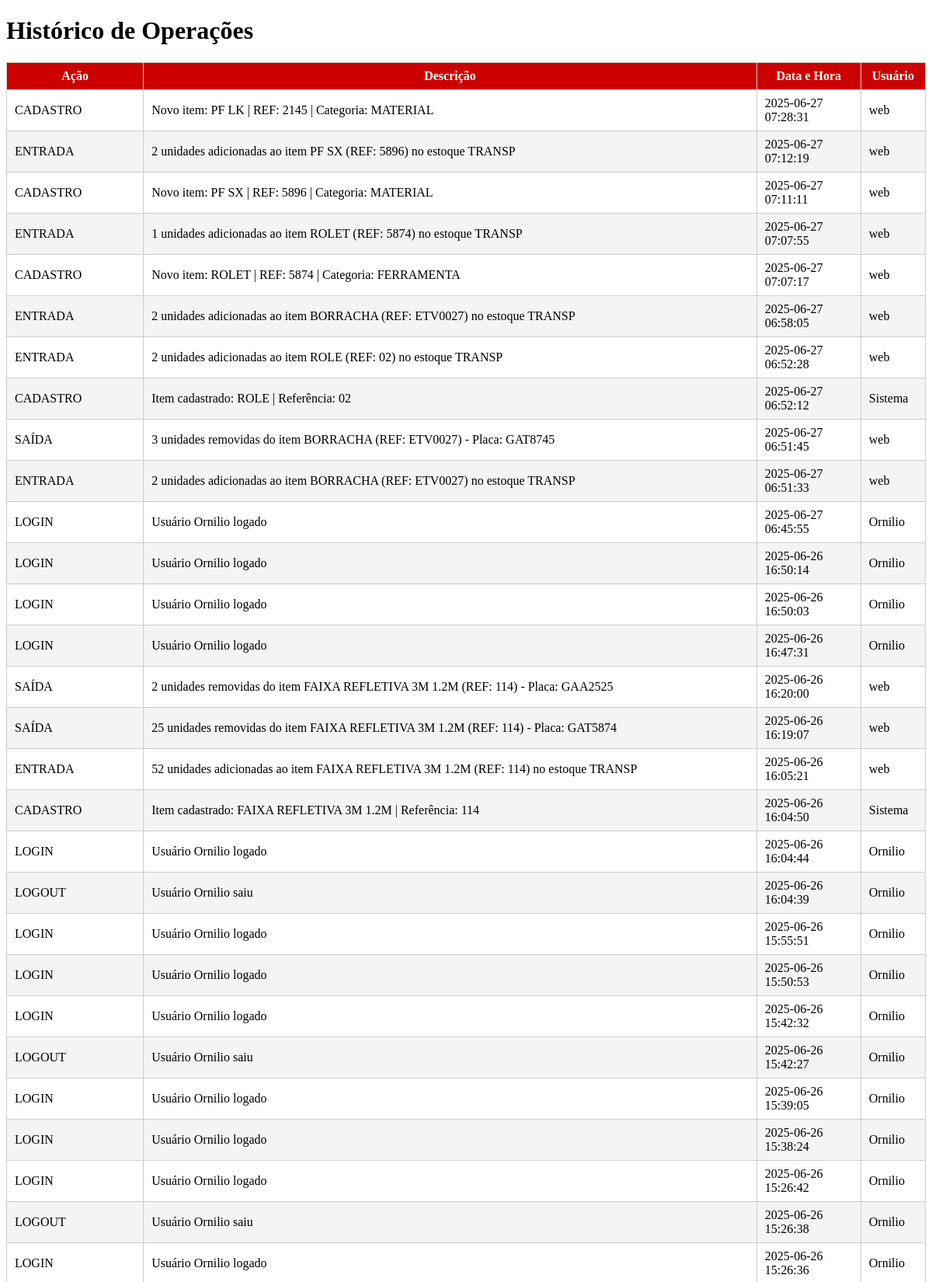
Page /logs/ (signed in, upper part) on the committed database.
### tables this page shows
CREATE TABLE logs (
        id INTEGER PRIMARY KEY AUTOINCREMENT,
        acao TEXT NOT NULL,
        descricao TEXT,
        data_hora TEXT NOT NULL,
        usuario TEXT
    );

### routes/logs.py (the view)
@logs_bp.route('/')
def visualizar_logs():
    conn = conectar_db()
    cursor = conn.cursor()
    cursor.execute("SELECT acao, descricao, data_hora, usuario FROM logs ORDER BY data_hora DESC")
    logs = cursor.fetchall()
    conn.close()
    return render_template("logs.html", logs=logs)

### app.py (called while the page is built)
@app.before_request
def proteger_rotas():
    print(f"DEBUG - Endpoint acessado: {request.endpoint}")
    rotas_livres = [
        'auth.login',
        'static',
        'usuarios.cadastro_usuario',
    ]
    if 'usuario' not in session and request.endpoint not in rotas_livres:
        flash("Sua sessão expirou. Faça login novamente.", "erro")
        return redirect('/')

### models.py (called while the page is built)
def conectar_db():
    conn = sqlite3.connect(DB_PATH)
    conn.row_factory = sqlite3.Row
    return conn

### templates/logs.html (shortened to what this page needs)
<!DOCTYPE html>
<html lang="pt-br">
<head>
</head>
<body>
    <h1>Histórico de Operações</h1>
    <table>
        <thead>
            <tr>
                <th>Ação</th>
                <th>Descrição</th>
                <th>Data e Hora</th>
                <th>Usuário</th>
            </tr>
        </thead>
        <tbody>
            {% for log in logs %}
            <tr>
                <td>{{ log.acao }}</td>
                <td>{{ log.descricao }}</td>
                <td>{{ log.data_hora }}</td>
                <td>{{ log.usuario }}</td>
            </tr>
            {% endfor %}
        </tbody>
    </table>
</body>
</html>

### templates/logs.html (style rules this page uses)
table { border-collapse: collapse; width: 100%; }
th, td { padding: 8px 10px; border: 1px solid #ccc; }
th { background-color: #cc0000; color: white; }
tr:nth-child(even) { background-color: #f4f4f4; }

### rows in the picture
logs: acao "CADASTRO", descricao "Novo item: PF LK | REF: 2145 | Categoria: MATERIAL", data_hora "2025-06-27 07:28:31", usuario "web"
logs: acao "ENTRADA", descricao "2 unidades adicionadas ao item PF SX (REF: 5896) no estoque TRANSP", data_hora "2025-06-27 07:12:19", usuario "web"
logs: acao "CADASTRO", descricao "Novo item: PF SX | REF: 5896 | Categoria: MATERIAL", data_hora "2025-06-27 07:11:11", usuario "web"
logs: acao "ENTRADA", descricao "1 unidades adicionadas ao item ROLET (REF: 5874) no estoque TRANSP", data_hora "2025-06-27 07:07:55", usuario "web"
logs: acao "CADASTRO", descricao "Novo item: ROLET | REF: 5874 | Categoria: FERRAMENTA", data_hora "2025-06-27 07:07:17", usuario "web"
logs: acao "ENTRADA", descricao "2 unidades adicionadas ao item BORRACHA (REF: ETV0027) no estoque TRANSP", data_hora "2025-06-27 06:58:05", usuario "web"
logs: acao "ENTRADA", descricao "2 unidades adicionadas ao item ROLE (REF: 02) no estoque TRANSP", data_hora "2025-06-27 06:52:28", usuario "web"
logs: acao "CADASTRO", descricao "Item cadastrado: ROLE | Referência: 02", data_hora "2025-06-27 06:52:12", usuario "Sistema"
logs: acao "SAÍDA", descricao "3 unidades removidas do item BORRACHA (REF: ETV0027) - Placa: GAT8745", data_hora "2025-06-27 06:51:45", usuario "web"
logs: acao "ENTRADA", descricao "2 unidades adicionadas ao item BORRACHA (REF: ETV0027) no estoque TRANSP", data_hora "2025-06-27 06:51:33", usuario "web"
logs: acao "LOGIN", descricao "Usuário Ornilio logado", data_hora "2025-06-27 06:45:55", usuario "Ornilio"
logs: acao "LOGIN", descricao "Usuário Ornilio logado", data_hora "2025-06-26 16:50:14", usuario "Ornilio"
logs: acao "LOGIN", descricao "Usuário Ornilio logado", data_hora "2025-06-26 16:50:03", usuario "Ornilio"
logs: acao "LOGIN", descricao "Usuário Ornilio logado", data_hora "2025-06-26 16:47:31", usuario "Ornilio"
logs: acao "SAÍDA", descricao "2 unidades removidas do item FAIXA REFLETIVA 3M 1.2M (REF: 114) - Placa: GAA2525", data_hora "2025-06-26 16:20:00", usuario "web"
logs: acao "SAÍDA", descricao "25 unidades removidas do item FAIXA REFLETIVA 3M 1.2M (REF: 114) - Placa: GAT5874", data_hora "2025-06-26 16:19:07", usuario "web"
logs: acao "ENTRADA", descricao "52 unidades adicionadas ao item FAIXA REFLETIVA 3M 1.2M (REF: 114) no estoque TRANSP", data_hora "2025-06-26 16:05:21", usuario "web"
logs: acao "CADASTRO", descricao "Item cadastrado: FAIXA REFLETIVA 3M 1.2M | Referência: 114", data_hora "2025-06-26 16:04:50", usuario "Sistema"
logs: acao "LOGIN", descricao "Usuário Ornilio logado", data_hora "2025-06-26 16:04:44", usuario "Ornilio"
logs: acao "LOGOUT", descricao "Usuário Ornilio saiu", data_hora "2025-06-26 16:04:39", usuario "Ornilio"
logs: acao "LOGIN", descricao "Usuário Ornilio logado", data_hora "2025-06-26 15:55:51", usuario "Ornilio"
logs: acao "LOGIN", descricao "Usuário Ornilio logado", data_hora "2025-06-26 15:50:53", usuario "Ornilio"
logs: acao "LOGIN", descricao "Usuário Ornilio logado", data_hora "2025-06-26 15:42:32", usuario "Ornilio"
logs: acao "LOGOUT", descricao "Usuário Ornilio saiu", data_hora "2025-06-26 15:42:27", usuario "Ornilio"
logs: acao "LOGIN", descricao "Usuário Ornilio logado", data_hora "2025-06-26 15:39:05", usuario "Ornilio"
logs: acao "LOGIN", descricao "Usuário Ornilio logado", data_hora "2025-06-26 15:38:24", usuario "Ornilio"
logs: acao "LOGIN", descricao "Usuário Ornilio logado", data_hora "2025-06-26 15:26:42", usuario "Ornilio"
logs: acao "LOGOUT", descricao "Usuário Ornilio saiu", data_hora "2025-06-26 15:26:38", usuario "Ornilio"
logs: acao "LOGIN", descricao "Usuário Ornilio logado", data_hora "2025-06-26 15:26:36", usuario "Ornilio"
